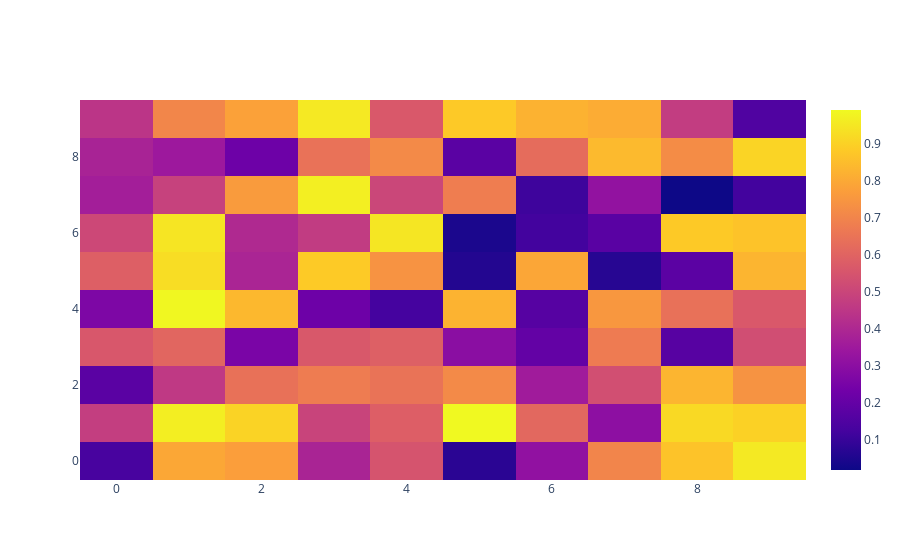

Notebook code cell kept with this figure:
### Code cell
# heatmap
data = np.random.rand(10,10)
heatmap = go.Heatmap(z=data)
fig = go.Figure(data=heatmap)
fig.show()
